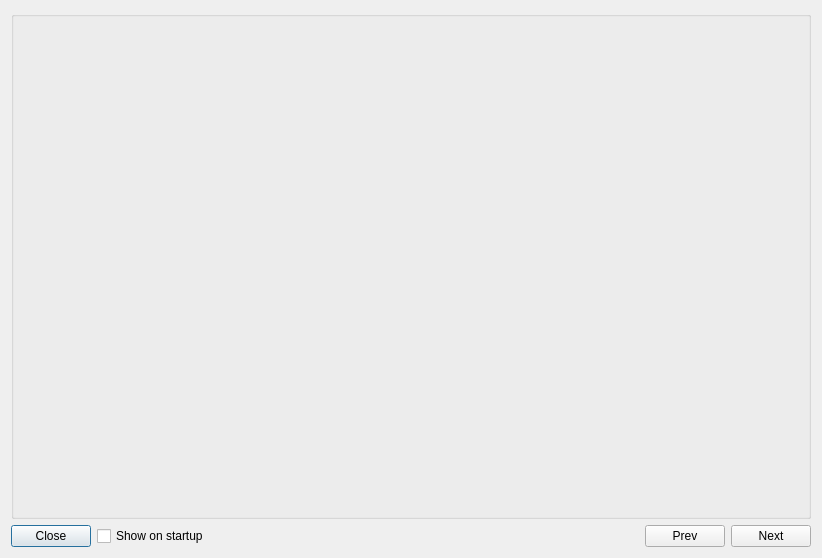
<?xml version="1.0" encoding="UTF-8"?>
<ui version="4.0">
 <class>WhatsNewUI</class>
 <widget class="QDialog" name="WhatsNewUI">
  <property name="geometry">
   <rect>
    <x>0</x>
    <y>0</y>
    <width>822</width>
    <height>558</height>
   </rect>
  </property>
  <property name="sizePolicy">
   <sizepolicy hsizetype="MinimumExpanding" vsizetype="MinimumExpanding">
    <horstretch>0</horstretch>
    <verstretch>0</verstretch>
   </sizepolicy>
  </property>
  <property name="windowTitle">
   <string>Dialog</string>
  </property>
  <property name="modal">
   <bool>false</bool>
  </property>
  <layout class="QGridLayout" name="gridLayout">
   <item row="0" column="0">
    <widget class="QGroupBox" name="groupBox">
     <property name="enabled">
      <bool>true</bool>
     </property>
     <property name="sizePolicy">
      <sizepolicy hsizetype="MinimumExpanding" vsizetype="Expanding">
       <horstretch>0</horstretch>
       <verstretch>0</verstretch>
      </sizepolicy>
     </property>
     <property name="title">
      <string/>
     </property>
    </widget>
   </item>
   <item row="1" column="0">
    <layout class="QHBoxLayout" name="horizontalLayout">
     <item>
      <widget class="QPushButton" name="closeButton">
       <property name="text">
        <string>Close</string>
       </property>
      </widget>
     </item>
     <item>
      <widget class="QCheckBox" name="showAgain">
       <property name="text">
        <string>Show on startup</string>
       </property>
      </widget>
     </item>
     <item>
      <spacer name="horizontalSpacer">
       <property name="orientation">
        <enum>Qt::Horizontal</enum>
       </property>
       <property name="sizeHint" stdset="0">
        <size>
         <width>268</width>
         <height>20</height>
        </size>
       </property>
      </spacer>
     </item>
     <item>
      <widget class="QPushButton" name="prevButton">
       <property name="text">
        <string>Prev</string>
       </property>
      </widget>
     </item>
     <item>
      <widget class="QPushButton" name="nextButton">
       <property name="text">
        <string>Next</string>
       </property>
      </widget>
     </item>
    </layout>
   </item>
  </layout>
 </widget>
 <resources/>
 <connections/>
</ui>
